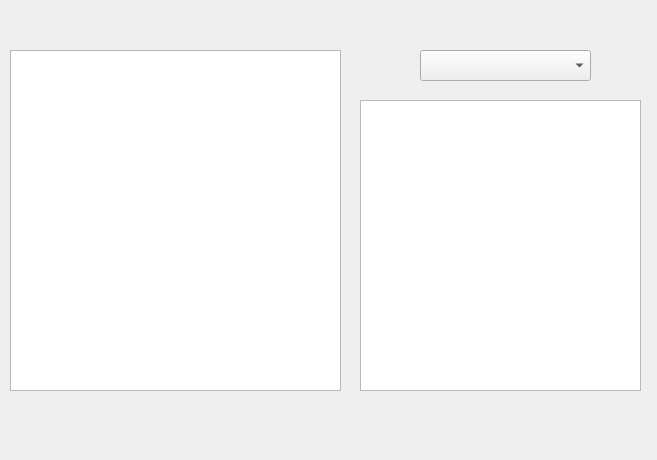
<?xml version="1.0" encoding="UTF-8"?>
<ui version="4.0">
 <class>variable_edit_dialog</class>
 <widget class="QDialog" name="variable_edit_dialog">
  <property name="geometry">
   <rect>
    <x>0</x>
    <y>0</y>
    <width>657</width>
    <height>460</height>
   </rect>
  </property>
  <property name="windowTitle">
   <string>Dialog</string>
  </property>
  <widget class="QTextEdit" name="textEdit">
   <property name="geometry">
    <rect>
     <x>10</x>
     <y>50</y>
     <width>331</width>
     <height>341</height>
    </rect>
   </property>
  </widget>
  <widget class="QComboBox" name="comboBox">
   <property name="geometry">
    <rect>
     <x>420</x>
     <y>50</y>
     <width>171</width>
     <height>31</height>
    </rect>
   </property>
  </widget>
  <widget class="QLabel" name="label_2">
   <property name="geometry">
    <rect>
     <x>360</x>
     <y>60</y>
     <width>54</width>
     <height>12</height>
    </rect>
   </property>
   <property name="text">
    <string/>
   </property>
  </widget>
  <widget class="QTableWidget" name="tableWidget">
   <property name="geometry">
    <rect>
     <x>360</x>
     <y>100</y>
     <width>281</width>
     <height>291</height>
    </rect>
   </property>
  </widget>
 </widget>
 <resources/>
 <connections/>
</ui>
